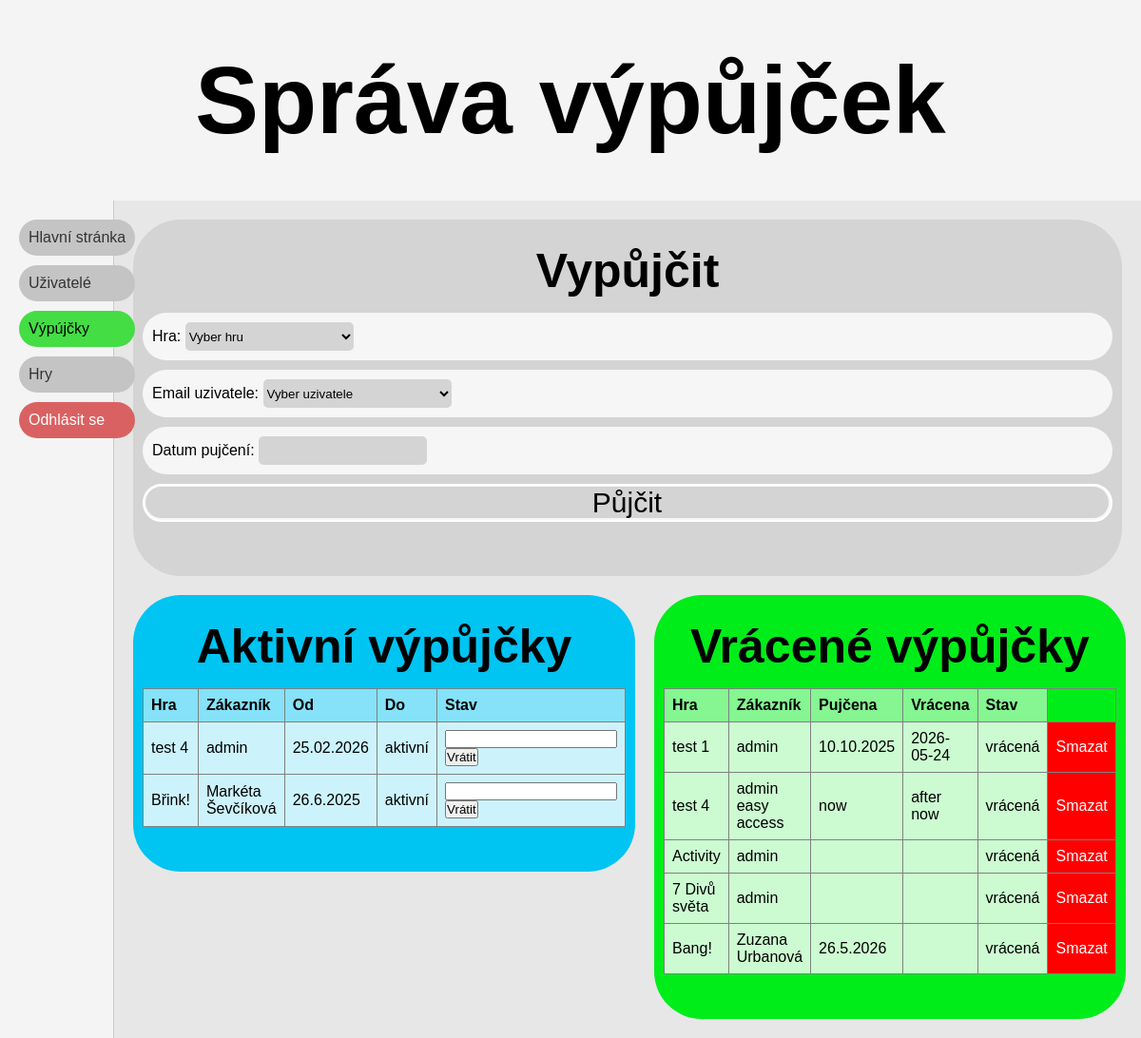
The app's page /vypujcky.php (signed in) with its own data.
### tables this page shows
CREATE TABLE `vypujcky` (
  `id` int(11) NOT NULL,
  `uzivatele_id` int(11) NOT NULL,
  `hry_id` int(11) NOT NULL,
  `stav` varchar(20) NOT NULL,
  `datum_pujceni` varchar(10) NOT NULL,
  `datum_vraceni` varchar(10) NOT NULL
);

CREATE TABLE `hry` (
  `id` int(11) NOT NULL,
  `nazev` varchar(50) NOT NULL,
  `autor` varchar(100) NOT NULL,
  `rokvydani` varchar(11) NOT NULL,
  `stav` varchar(20) NOT NULL,
  `pocetLidi` int(11) NOT NULL,
  `smazat` binary(1) NOT NULL DEFAULT '\0',
  `poznamka` varchar(500) NOT NULL
);

CREATE TABLE `uzivatele` (
  `id` int(11) NOT NULL,
  `jmeno` varchar(50) NOT NULL,
  `prijmeni` varchar(50) NOT NULL,
  `email` varchar(50) NOT NULL,
  `heslo` varchar(50) NOT NULL,
  `role` varchar(50) NOT NULL
);

### vypujcky.php (the view, shortened to what this page needs)
<?php
require 'config.php';
$aktivni_vypujcky = $pdo->query("
    SELECT v.*, h.nazev, u.jmeno, u.prijmeni
    FROM vypujcky v
    JOIN hry h ON v.hry_id = h.id
    JOIN uzivatele u ON v.uzivatele_id = u.id
    WHERE v.stav = 'aktivní'
")->fetchAll();
$vracene_vypujcky = $pdo->query("
    SELECT v.*, h.nazev, u.jmeno, u.prijmeni
    FROM vypujcky v
    JOIN hry h ON v.hry_id = h.id
    JOIN uzivatele u ON v.uzivatele_id = u.id
    WHERE v.stav = 'vrácená'
")->fetchAll();
?>
<!DOCTYPE html>
<html>
<head>
    <link rel="stylesheet" href="style.css">
</head>
<body>
    <h1>Správa výpůjček</h1>
    <div class="layout">
        <div class="sidebar">
            <div class="menu">
                <a href="dashboard.php">Hlavní stránka</a>
                <a href="uzivatele.php">Uživatelé</a>
                <p>Výpújčky</p>
                <a href="hry.php">Hry</a>
                <a href="logout.php" class="logout" >Odhlásit se</a>
            </div>
        </div>
        <div class="content">
            <div class="infoElement iE0">
                <h3>Vypůjčit</h3>
                <form method="POST">
                    <div class="formDiv"> Hra:
                    <select name="hra" class="form">
                        <option value="">Vyber hru</option>
                    </select></div>
                    <div class="formDiv">Email uzivatele:
                    <select name="email" class="form">
                        <option value="">Vyber uzivatele</option>
                    </select></div>
                    <div class="formDiv">Datum pujčení: <input type="text" name="datum_pujceni" class="form"></div>
                    <div class="formDiv submitDiv"><input type="submit" name="pujcit" value="Půjčit" class="form submit"></div>
                </form>
            </div>
            <div class="info">
                <div class="infoElement iE1">
                    <h3>Aktivní výpůjčky</h3>
                    <table border="1" cellpadding="5">
                        <tr>
                            <th>Hra</th>
                            <th>Zákazník</th>
                            <th>Od</th>
                            <th>Do</th>
                            <th>Stav</th>
                        </tr>
                        <?php foreach ($aktivni_vypujcky as $a) { ?>
                        <tr>
                            <td><?php echo $a['nazev']; ?></td>
                            <td><?php echo $a['jmeno'] . " " . $a['prijmeni']; ?></td>
                            <td><?php echo $a['datum_pujceni']; ?></td>
                            <td><?php echo $a['stav']; ?></td>
                            <td>
                                <form method="POST" action="vypujcky.php">
                                    <input type="text" name="datum_vraceni">
                                    <input type="submit" name="vratit" value="Vrátit">
                                </form>
                            </td>
                        </tr>
                        <?php } ?>
                    </table>
                </div>
                <div class="infoElement iE2">
                    <h3>Vrácené výpůjčky</h3>
                    <table border="1" cellpadding="5">
                        <tr>
                            <th>Hra</th>
                            <th>Zákazník</th>
                            <th>Pujčena</th>
                            <th>Vrácena</th>
                            <th>Stav</th>
                        </tr>
                        <?php foreach ($vracene_vypujcky as $v) { ?>
                        <tr>
                            <td><?php echo $v['nazev']; ?></td>
                            <td><?php echo $v['jmeno'] . " " . $v['prijmeni']; ?></td>
                            <td><?php echo $v['datum_pujceni']; ?></td>
                            <td><?php echo $v['datum_vraceni']; ?></td>
                            <td><?php echo $v['stav']; ?></td>
                            <td class="delete"><a href="vypujcky.php?smazat=<?php echo $v['id']; ?>">Smazat</a></td>
                        </tr>
                        <?php } ?>
                    </table>
                </div>
            </div> </div>
    </div>
</body>
</html>

### style.css (style rules this page uses)
* { box-sizing: border-box; margin: 0; padding: 0; text-decoration: none; color: black; }
body { background-color: #e7e7e7; font-family: Arial, sans-serif; padding: 10; display: flex; flex-direction: column; align-items: center; }
h1 { position: static; text-align: center; padding-top: 48px; padding-right: 48px; padding-bottom: 48px; padding-left: 48px; font-size: 100px; background-color: #f4f4f4; width: 100%; }
.layout { display: flex; width: 100%; }
.sidebar { height: inherit; width: 10%; background-color: #f4f4f4; padding: 20px; border-right: 1px solid #ccc; }
.sidebar .menu p { background-color: #44dd44; padding: 10px; cursor: pointer; }
.sidebar .menu a, .sidebar .menu p { border-top-left-radius: 50px; border-top-right-radius: 50px; border-bottom-right-radius: 50px; border-bottom-left-radius: 50px; }
.sidebar .menu a { display: block; padding: 10px; text-decoration: none; color: #333; background-color: #c4c4c4; }
.sidebar .menu .logout { background-color: #da6161; color: white; }
.content { flex-grow: 1; padding: 20px; width: 90%; }
.info { display: flex; gap: 20px; align-items: flex-start; margin-top: 20px; }
.infoElement { flex: 1; padding-top: 10px; padding-right: 10px; padding-bottom: 47px; padding-left: 10px; border-top-left-radius: 50px; border-top-right-radius: 50px; border-bottom-right-radius: 50px; border-bottom-left-radius: 50px; }
table { width: 100%; border-collapse: collapse; }
th, td { padding: 8px; text-align: left; }
* th { background-color: #ffffff85; }
* td { background-color: #ffffffcc; }
h3 { font-size: 50px; text-align: center; padding-bottom: 15px; padding-top: 15px; }
.menu { display: flex; flex-direction: column; gap: 10px; position: fixed; }
.iE0 { background-color: #d4d4d4; }
.iE1 { background-color: #00c4f2; }
.iE2 { background-color: #00ed1a; }
.formDiv { background-color: #ffffffcc; border-radius: 30px; padding: 10px; margin-bottom: 10px; width: 100%; }
.form { border: none; height: 30px; width: auto; background-color: #d4d4d4; border-radius: 5px; }
.submitDiv { height: 40px; padding: 1px; border: white 2px solid; box-shadow: none; }
.submit { width: calc(100% - 1px); height: calc(100% - 1px); border-radius: inherit; border: none; font-size: 30px; }
.delete { background-color: #ff0000; }
.delete a { color: white; }

### records on screen
vypujcky: hry.nazev "test 4", uzivatele.jmeno "admin", datum_pujceni "25.02.2026", stav "aktivní"
vypujcky: hry.nazev "Břink!", uzivatele.jmeno "Markéta", uzivatele.prijmeni "Ševčíková", datum_pujceni "26.6.2025", stav "aktivní"
vypujcky: hry.nazev "test 1", uzivatele.jmeno "admin", datum_pujceni "10.10.2025", datum_vraceni "2026-05-24", stav "vrácená"
vypujcky: hry.nazev "test 4", uzivatele.jmeno "admin easy", uzivatele.prijmeni "access", datum_pujceni "now", datum_vraceni "after now", stav "vrácená"
vypujcky: hry.nazev "Activity", uzivatele.jmeno "admin", stav "vrácená"
vypujcky: hry.nazev "7 Divů světa", uzivatele.jmeno "admin", stav "vrácená"
vypujcky: hry.nazev "Bang!", uzivatele.jmeno "Zuzana", uzivatele.prijmeni "Urbanová", datum_pujceni "26.5.2026", stav "vrácená"
